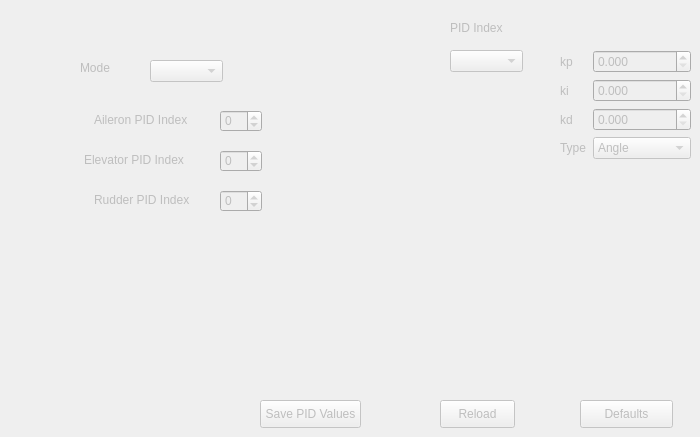
      <widget class="QWidget" name="advancedTab">
       <property name="enabled">
        <bool>false</bool>
       </property>
       <attribute name="title">
        <string>Advanced</string>
       </attribute>
       <widget class="QPushButton" name="savePIDButton">
        <property name="geometry">
         <rect>
          <x>260</x>
          <y>400</y>
          <width>101</width>
          <height>28</height>
         </rect>
        </property>
        <property name="text">
         <string>Save PID Values</string>
        </property>
       </widget>
       <widget class="QPushButton" name="reloadPIDButton">
        <property name="geometry">
         <rect>
          <x>440</x>
          <y>400</y>
          <width>75</width>
          <height>28</height>
         </rect>
        </property>
        <property name="text">
         <string>Reload</string>
        </property>
       </widget>
       <widget class="QWidget" name="layoutWidget">
        <property name="geometry">
         <rect>
          <x>560</x>
          <y>50</y>
          <width>131</width>
          <height>122</height>
         </rect>
        </property>
        <layout class="QFormLayout" name="formLayout_6">
         <item row="0" column="0">
          <widget class="QLabel" name="label_46">
           <property name="text">
            <string>kp</string>
           </property>
          </widget>
         </item>
         <item row="0" column="1">
          <widget class="QDoubleSpinBox" name="kpSpinBox">
           <property name="decimals">
            <number>3</number>
           </property>
           <property name="singleStep">
            <double>0.010000000000000</double>
           </property>
          </widget>
         </item>
         <item row="1" column="0">
          <widget class="QLabel" name="label_50">
           <property name="text">
            <string>ki</string>
           </property>
          </widget>
         </item>
         <item row="1" column="1">
          <widget class="QDoubleSpinBox" name="kiSpinBox">
           <property name="decimals">
            <number>3</number>
           </property>
           <property name="singleStep">
            <double>0.010000000000000</double>
           </property>
          </widget>
         </item>
         <item row="2" column="0">
          <widget class="QLabel" name="label_51">
           <property name="text">
            <string>kd</string>
           </property>
          </widget>
         </item>
         <item row="2" column="1">
          <widget class="QDoubleSpinBox" name="kdSpinBox">
           <property name="decimals">
            <number>3</number>
           </property>
           <property name="singleStep">
            <double>0.010000000000000</double>
           </property>
          </widget>
         </item>
         <item row="3" column="1">
          <widget class="QComboBox" name="pidTypeComboBox">
           <item>
            <property name="text">
             <string>Angle</string>
            </property>
           </item>
           <item>
            <property name="text">
             <string>Rate</string>
            </property>
           </item>
          </widget>
         </item>
         <item row="3" column="0">
          <widget class="QLabel" name="label_57">
           <property name="text">
            <string>Type</string>
           </property>
          </widget>
         </item>
        </layout>
       </widget>
       <widget class="QComboBox" name="pidIndexComboBox">
        <property name="geometry">
         <rect>
          <x>450</x>
          <y>50</y>
          <width>73</width>
          <height>22</height>
         </rect>
        </property>
       </widget>
       <widget class="QPushButton" name="defaultPIDButton">
        <property name="geometry">
         <rect>
          <x>580</x>
          <y>400</y>
          <width>93</width>
          <height>28</height>
         </rect>
        </property>
        <property name="text">
         <string>Defaults</string>
        </property>
       </widget>
       <widget class="QLabel" name="label_52">
        <property name="geometry">
         <rect>
          <x>450</x>
          <y>20</y>
          <width>55</width>
          <height>16</height>
         </rect>
        </property>
        <property name="text">
         <string>PID Index</string>
        </property>
       </widget>
       <widget class="QComboBox" name="modeNumComboBox">
        <property name="geometry">
         <rect>
          <x>150</x>
          <y>60</y>
          <width>73</width>
          <height>22</height>
         </rect>
        </property>
       </widget>
       <widget class="QLabel" name="label_53">
        <property name="geometry">
         <rect>
          <x>80</x>
          <y>60</y>
          <width>55</width>
          <height>16</height>
         </rect>
        </property>
        <property name="text">
         <string>Mode</string>
        </property>
       </widget>
       <widget class="QSpinBox" name="ailPIDIndex">
        <property name="geometry">
         <rect>
          <x>220</x>
          <y>110</y>
          <width>42</width>
          <height>22</height>
         </rect>
        </property>
        <property name="minimum">
         <number>-1</number>
        </property>
       </widget>
       <widget class="QSpinBox" name="elevPIDIndex">
        <property name="geometry">
         <rect>
          <x>220</x>
          <y>150</y>
          <width>42</width>
          <height>22</height>
         </rect>
        </property>
        <property name="minimum">
         <number>-1</number>
        </property>
       </widget>
       <widget class="QSpinBox" name="rudPIDIndex">
        <property name="geometry">
         <rect>
          <x>220</x>
          <y>190</y>
          <width>42</width>
          <height>22</height>
         </rect>
        </property>
        <property name="minimum">
         <number>-1</number>
        </property>
       </widget>
       <widget class="QLabel" name="label_54">
        <property name="geometry">
         <rect>
          <x>94</x>
          <y>110</y>
          <width>101</width>
          <height>20</height>
         </rect>
        </property>
        <property name="text">
         <string>Aileron PID Index</string>
        </property>
       </widget>
       <widget class="QLabel" name="label_55">
        <property name="geometry">
         <rect>
          <x>84</x>
          <y>150</y>
          <width>111</width>
          <height>20</height>
         </rect>
        </property>
        <property name="text">
         <string>Elevator PID Index</string>
        </property>
       </widget>
       <widget class="QLabel" name="label_56">
        <property name="geometry">
         <rect>
          <x>94</x>
          <y>190</y>
          <width>111</width>
          <height>20</height>
         </rect>
        </property>
        <property name="text">
         <string>Rudder PID Index</string>
        </property>
       </widget>
      </widget>
